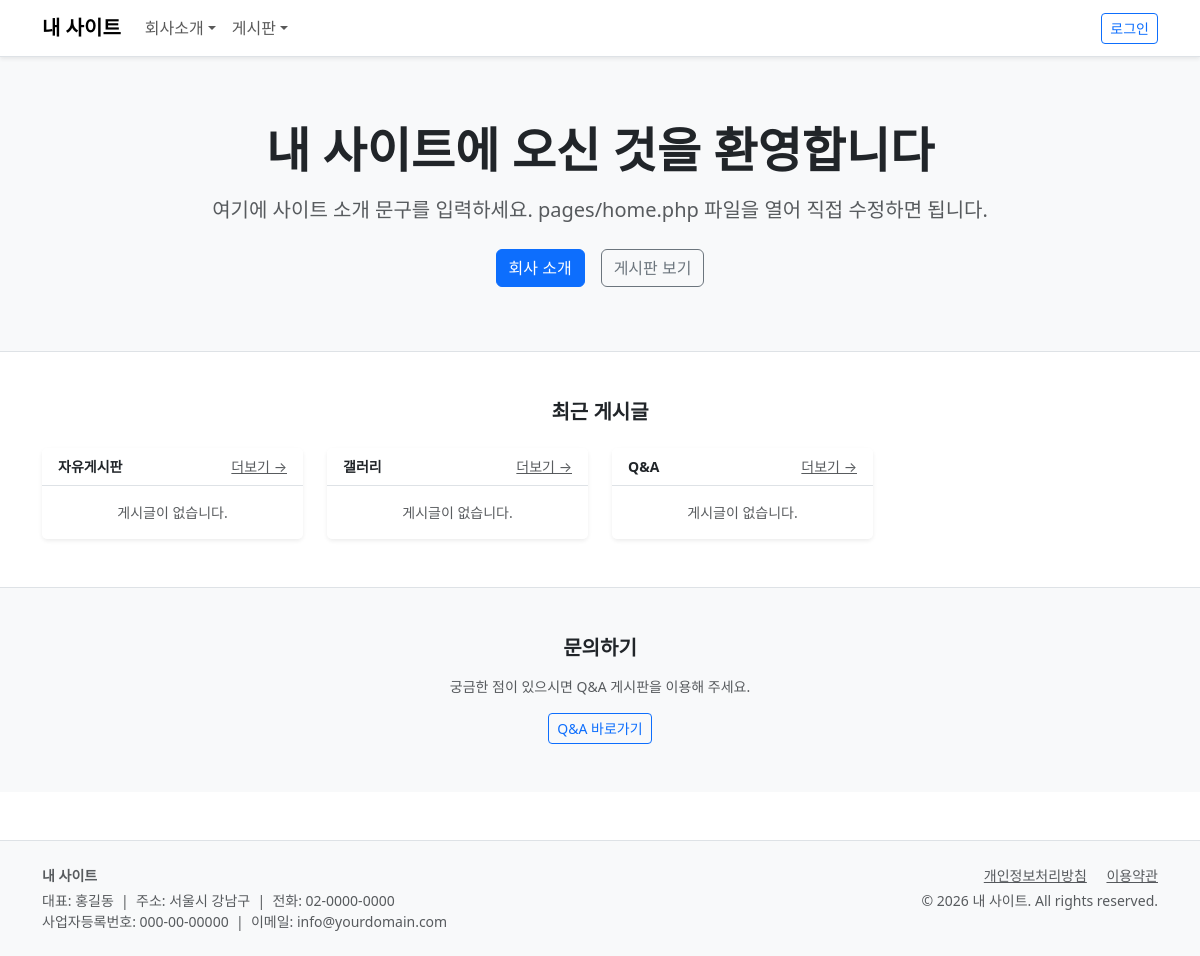
The page / on the database its author committed.
### tables this page shows
CREATE TABLE IF NOT EXISTS `boards` (
  `id`              INT UNSIGNED    NOT NULL AUTO_INCREMENT,
  `slug`            VARCHAR(100)    NOT NULL COMMENT 'URL용 영문 슬러그 (영숫자만)',
  `name`            VARCHAR(100)    NOT NULL COMMENT '게시판 이름',
  `type`            ENUM('general','gallery','qna') NOT NULL DEFAULT 'general',
  `description`     VARCHAR(500)    DEFAULT NULL,
  `sort_order`      INT             NOT NULL DEFAULT 0,
  `use_comment`     TINYINT(1)      NOT NULL DEFAULT 1,
  `use_file`        TINYINT(1)      NOT NULL DEFAULT 1,
  `file_max_size`   INT             NOT NULL DEFAULT 10 COMMENT 'MB',
  `file_max_count`  INT             NOT NULL DEFAULT 5,
  `use_turnstile`   TINYINT(1)      NOT NULL DEFAULT 1,
  `use_secret`      TINYINT(1)      NOT NULL DEFAULT 0,
  `write_auth`      ENUM('all','member','admin') NOT NULL DEFAULT 'all',
  `read_auth`       ENUM('all','member','admin') NOT NULL DEFAULT 'all',
  `posts_per_page`  INT             NOT NULL DEFAULT 15,
  `is_active`       TINYINT(1)      NOT NULL DEFAULT 1,
  `created_at`      DATETIME        NOT NULL DEFAULT CURRENT_TIMESTAMP,
  PRIMARY KEY (`id`),
  UNIQUE KEY `uk_slug` (`slug`)
);

### core/helpers.php (called while the page is built, shortened)
<?php
function e($str) {
    return htmlspecialchars((string)$str, ENT_QUOTES, 'UTF-8');
}

### config/db.php (called while the page is built, shortened)
<?php
class DB
{
    private static $instance = null;
    private $pdo;
    private function __construct()
    {
        $dsn = sprintf('mysql:host=%s;dbname=%s;charset=%s', DB_HOST, DB_NAME, DB_CHARSET);
        $options = array(
            PDO::ATTR_ERRMODE            => PDO::ERRMODE_EXCEPTION,
            PDO::ATTR_DEFAULT_FETCH_MODE => PDO::FETCH_ASSOC,
            PDO::ATTR_EMULATE_PREPARES   => true,
            PDO::MYSQL_ATTR_INIT_COMMAND => "SET NAMES utf8mb4",
        );
        try {
            $this->pdo = new PDO($dsn, DB_USER, DB_PASS, $options);
        } catch (PDOException $e) {
            if (defined('DEBUG_MODE') && DEBUG_MODE) throw $e;
            die('데이터베이스 연결에 실패했습니다. config/config.php 의 DB 설정을 확인하세요.');
        }
    }
    public static function getInstance()
    {
        if (self::$instance === null) {
            self::$instance = new self();
        }
        return self::$instance;
    }
    public function fetchAll($sql, $params = array())
    {
        $stmt = $this->pdo->prepare($sql);
        $stmt->execute($params);
        return $stmt->fetchAll();
    }
}

### pages/home.php (the view, shortened to what this page needs)
<?php
$db = DB::getInstance();
$boards     = $db->fetchAll("SELECT * FROM boards WHERE is_active = 1 ORDER BY sort_order ASC LIMIT 4");
$boardPosts = array();
foreach ($boards as $b) {
    $boardPosts[$b['id']] = array(
        'board' => $b,
        'posts' => $db->fetchAll(
            "SELECT id, title, slug, author_name, created_at FROM posts
             WHERE board_id = ? AND status = 'active' AND is_notice = 0
             ORDER BY created_at DESC LIMIT 5",
            array($b['id'])
        ),
    );
}
require ROOT . '/includes/header.php';
?>
<section class="py-5 text-center bg-light border-bottom">
  <div class="container py-3">
    <h1 class="display-5 fw-bold mb-3"><?= e($siteName) ?>에 오신 것을 환영합니다</h1>
    <p class="lead text-muted mb-4">
      여기에 사이트 소개 문구를 입력하세요. pages/home.php 파일을 열어 직접 수정하면 됩니다.
    </p>
    <div class="d-flex justify-content-center gap-3 flex-wrap">
      <a href="<?= SITE_URL ?>/greeting" class="btn btn-primary">회사 소개</a>
      <a href="<?= SITE_URL ?>/board/free" class="btn btn-outline-secondary">게시판 보기</a>
    </div>
  </div>
</section>
<?php if ($boardPosts): ?>
<div class="container my-5">
  <h2 class="fs-5 fw-bold mb-4 text-center">최근 게시글</h2>
  <div class="row g-4">
    <?php foreach ($boardPosts as $item): ?>
    <div class="col-md-6 col-xl-3">
      <div class="card h-100 border-0 shadow-sm">
        <div class="card-header bg-white border-bottom d-flex justify-content-between align-items-center py-2">
          <span class="fw-bold small">
            <?= e($item['board']['name']) ?>
          </span>
          <a href="<?= SITE_URL ?>/board/<?= e($item['board']['slug']) ?>"
             class="text-muted small">더보기 →</a>
        </div>
        <ul class="list-group list-group-flush">
          <?php if ($item['posts']): ?>
            <?php foreach ($item['posts'] as $p): ?>
            <li class="list-group-item px-3 py-2">
              <a href="<?= SITE_URL ?>/board/<?= e($item['board']['slug']) ?>/<?= $p['id'] ?>/<?= e($p['slug']) ?>"
                 class="text-reset text-decoration-none d-flex justify-content-between align-items-center">
                <span class="text-truncate small" style="max-width:160px"><?= e($p['title']) ?></span>
                <span class="text-muted" style="font-size:.72rem"><?= time_ago($p['created_at']) ?></span>
              </a>
            </li>
            <?php endforeach; ?>
          <?php else: ?>
            <li class="list-group-item text-muted small text-center py-3">게시글이 없습니다.</li>
          <?php endif; ?>
        </ul>
      </div>
    </div>
    <?php endforeach; ?>
  </div>
</div>
<?php endif; ?>
<section class="bg-light border-top py-5">
  <div class="container text-center">
    <h2 class="fs-5 fw-bold mb-3">문의하기</h2>
    <p class="text-muted small mb-3">궁금한 점이 있으시면 Q&amp;A 게시판을 이용해 주세요.</p>
    <a href="<?= SITE_URL ?>/board/qna" class="btn btn-outline-primary btn-sm">Q&amp;A 바로가기</a>
  </div>
</section>
<?php require ROOT . '/includes/footer.php'; ?>

### rows shown on the page
boards: name "자유게시판"
boards: name "갤러리"
boards: name "Q&A"

### other values the page prints
defined('SITE_NAME_DB') ? SITE_NAME_DB : SITE_NAME "내 사이트"
$siteName "내 사이트"
